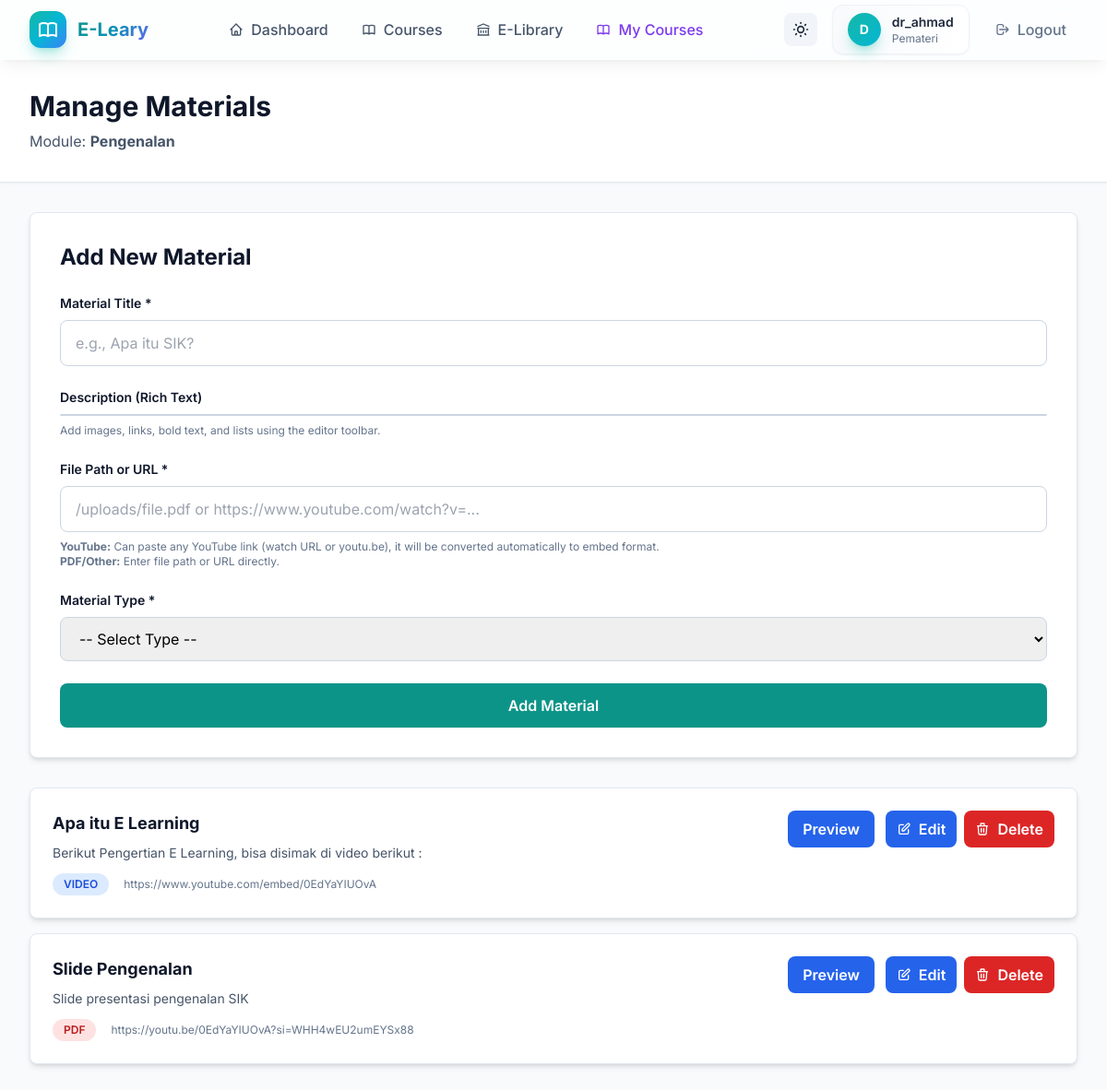
Page /admin/modules/1/materials (signed in) on the committed database.
### models.py (models this page shows, shortened)
class User(UserMixin, db.Model):
    id = db.Column(db.Integer, primary_key=True)
    username = db.Column(db.String(120), unique=True, nullable=False, index=True)
    email = db.Column(db.String(120), unique=True, nullable=False, index=True)
    password_hash = db.Column(db.String(255), nullable=False)
    role = db.Column(db.String(20), default='user', nullable=False)  # 'admin', 'pemateri', or 'user'
    pending_role = db.Column(db.String(20), nullable=True)  # Requested role pending admin approval
    division = db.Column(db.String(100), nullable=True)  # e.g., Medical, IT, Admin, Mahasiswa/Koas
    created_at = db.Column(db.DateTime, default=datetime.utcnow)
    uploaded_books = db.relationship('LibraryBook', backref='uploader', lazy='dynamic', foreign_keys='LibraryBook.uploader_id')
    attendance_logs = db.relationship('AttendanceLog', backref='user', lazy='dynamic')
    enrollments = db.relationship('CourseEnrollment', backref='user', lazy='dynamic')
    instructed_courses = db.relationship('Course', backref='instructor_user', lazy='dynamic', foreign_keys='Course.instructor_id')
    def is_admin(self):
        return self.role == 'admin'
    def can_manage_courses(self):
        return self.role in ['admin', 'pemateri']

class CourseModule(db.Model):
    id = db.Column(db.Integer, primary_key=True)
    course_id = db.Column(db.Integer, db.ForeignKey('course.id'), nullable=False, index=True)
    title = db.Column(db.String(255), nullable=False)
    description = db.Column(db.Text, nullable=True)
    order_index = db.Column(db.Integer, default=0, nullable=False)
    created_at = db.Column(db.DateTime, default=datetime.utcnow)
    materials = db.relationship('CourseMaterial', backref='module', lazy='dynamic', cascade='all, delete-orphan')

class CourseMaterial(db.Model):
    id = db.Column(db.Integer, primary_key=True)
    module_id = db.Column(db.Integer, db.ForeignKey('course_module.id'), nullable=False, index=True)
    title = db.Column(db.String(255), nullable=False)
    description = db.Column(db.Text, nullable=True)
    file_path = db.Column(db.String(255), nullable=True)  # Path to uploaded file or external URL
    type = db.Column(db.String(50), default='pdf', nullable=False)  # 'pdf', 'video', 'assignment'
    created_at = db.Column(db.DateTime, default=datetime.utcnow)

### app/routes/admin.py (the view, shortened to what this page needs)
    @app.route('/admin/modules/<int:module_id>/materials', methods=['GET', 'POST'])
    @login_required
    @pemateri_required
    def manage_materials(module_id):
        module = CourseModule.query.get_or_404(module_id)
        course = module.course
        if not current_user.is_admin() and course.instructor_id != current_user.id:
            flash('You do not have permission to manage this course.', 'danger')
            return redirect(url_for('admin_courses'))
        materials = CourseMaterial.query.filter_by(module_id=module_id).all()
        return render_template('admin_manage_materials.html', module=module, materials=materials)

### app/utils.py (called while the page is built)
def pemateri_required(f):
    @wraps(f)
    def decorated_function(*args, **kwargs):
        if not current_user.is_authenticated or not current_user.can_manage_courses():
            flash('Instructor or Admin access required.', 'danger')
            return redirect(url_for('index'))
        return f(*args, **kwargs)
    return decorated_function

### templates/admin_manage_materials.html (shortened to what this page needs)
{% extends 'base.html' %}
{% block head %}
<link href="https://cdn.jsdelivr.net/npm/quill@1.3.7/dist/quill.snow.css" rel="stylesheet">
{% endblock %}
{% block content %}
<div class="min-h-screen bg-slate-50">
    <div class="bg-white border-b border-slate-200 shadow-sm">
        <div class="max-w-7xl mx-auto px-4 py-8 sm:px-6 lg:px-8">
            <h1 class="text-3xl font-bold text-slate-900">Manage Materials</h1>
            <p class="mt-2 text-slate-600">Module: <strong>{{ module.title }}</strong></p>
        </div>
    </div>
    <div class="max-w-7xl mx-auto px-4 py-8 sm:px-6 lg:px-8">
        <div class="bg-white rounded-lg shadow-md p-8 mb-8 border border-slate-200">
            <h2 class="text-2xl font-bold text-slate-900 mb-6">Add New Material</h2>
            <form method="POST" class="space-y-6">
                <div>
                    <label for="title" class="block text-sm font-semibold text-slate-900 mb-2">Material Title *</label>
                    <input type="text" id="title" name="title" required
                           class="w-full px-4 py-3 border border-slate-300 rounded-lg focus:outline-none focus:border-teal-600 focus:ring-2 focus:ring-teal-100"
                           placeholder="e.g., Apa itu SIK?">
                </div>
                <div>
                    <label for="description" class="block text-sm font-semibold text-slate-900 mb-2">Description (Rich Text)</label>
                    <div id="material-description-editor" class="bg-white rounded-lg border border-slate-300"></div>
                    <p class="text-xs text-slate-500 mt-2">Add images, links, bold text, and lists using the editor toolbar.</p>
                </div>
                <div>
                    <label for="file_path" class="block text-sm font-semibold text-slate-900 mb-2">File Path or URL *</label>
                    <input type="text" id="file_path" name="file_path" required
                           class="w-full px-4 py-3 border border-slate-300 rounded-lg focus:outline-none focus:border-teal-600 focus:ring-2 focus:ring-teal-100"
                           placeholder="/uploads/file.pdf or https://www.youtube.com/watch?v=...">
                    <p class="text-xs text-slate-500 mt-2">
                        <strong>YouTube:</strong> Can paste any YouTube link (watch URL or youtu.be), it will be converted automatically to embed format.
                        <br><strong>PDF/Other:</strong> Enter file path or URL directly.
                    </p>
                </div>
                <div>
                    <label for="type" class="block text-sm font-semibold text-slate-900 mb-2">Material Type *</label>
                    <select id="type" name="type" required class="w-full px-4 py-3 border border-slate-300 rounded-lg focus:outline-none focus:border-teal-600 focus:ring-2 focus:ring-teal-100">
                        <option value="">-- Select Type --</option>
                    </select>
                </div>
                <div>
                    <button type="submit" class="w-full bg-teal-600 hover:bg-teal-700 text-white font-semibold py-3 rounded-lg transition-colors">
                        Add Material
                    </button>
                </div>
            </form>
        </div>
        {% if materials %}
            <div class="space-y-4">
                {% for material in materials %}
                    <div class="bg-white rounded-lg shadow-md p-6 border border-slate-200 hover:shadow-lg transition-shadow">
                        <div class="flex items-start justify-between">
                            <div class="flex-1">
                                <h3 class="text-lg font-bold text-slate-900">{{ material.title }}</h3>
                                {% if material.description %}
                                    <p class="text-sm text-slate-600 mt-2">{{ material.description|striptags }}</p>
                                {% endif %}
                                <div class="mt-3 flex items-center gap-4">
                                    <span class="inline-block px-3 py-1 rounded-full text-xs font-semibold
                                                {% if material.type == 'pdf' %}bg-red-100 text-red-700
                                                {% elif material.type == 'video' %}bg-blue-100 text-blue-700
                                                {% else %}bg-purple-100 text-purple-700{% endif %}">
                                        {{ material.type|upper }}
                                    </span>
                                    <p class="text-xs text-slate-500">{{ material.file_path }}</p>
                                </div>
                            </div>
                            <a href="{{ material.file_path }}" target="_blank"
                               class="flex-shrink-0 bg-blue-600 hover:bg-blue-700 text-white font-semibold py-2 px-4 rounded-lg transition-colors">
                                Preview
                            </a>
                            <div class="flex items-center gap-2 ml-3">
                                <a href="{{ url_for('edit_material', material_id=material.id) }}"
                                   class="bg-blue-600 hover:bg-blue-700 text-white font-semibold py-2 px-3 rounded-lg transition-colors flex items-center gap-2">
                                    <svg class="w-4 h-4" fill="none" stroke="currentColor" viewBox="0 0 24 24">
                                        <path stroke-linecap="round" stroke-linejoin="round" stroke-width="2" d="M11 5H6a2 2 0 00-2 2v11a2 2 0 002 2h11a2 2 0 002-2v-5m-1.414-9.414a2 2 0 112.828 2.828L11.828 15H9v-2.828l8.586-8.586z"/>
                                    </svg>
                                    Edit
                                </a>
                                <form method="POST" action="{{ url_for('delete_material', material_id=material.id) }}" style="display: inline;"
                                      onsubmit="return confirm('Are you sure you want to delete this material?');">
                                    <button type="submit" class="bg-red-600 hover:bg-red-700 text-white font-semibold py-2 px-3 rounded-lg transition-colors flex items-center gap-2">
                                        <svg class="w-4 h-4" fill="none" stroke="currentColor" viewBox="0 0 24 24">
                                            <path stroke-linecap="round" stroke-linejoin="round" stroke-width="2" d="M19 7l-.867 12.142A2 2 0 0116.138 21H7.862a2 2 0 01-1.995-1.858L5 7m5 4v6m4-6v6m1-10V4a1 1 0 00-1-1h-4a1 1 0 00-1 1v3M4 7h16"/>
                                        </svg>
                                        Delete
                                    </button>
                                </form>
                            </div>
                        </div>
                    </div>
                {% endfor %}
            </div>
        {% endif %}
    </div>
</div>
{% endblock %}

### templates/base.html (shortened to what this page needs)
<!DOCTYPE html>
<html lang="en" id="html-root">
<head>
    <script src="https://cdn.tailwindcss.com"></script>
    {% block head %}{% endblock %}
</head>
<body class="bg-gradient-mesh min-h-screen dark:bg-slate-900 dark:text-slate-100">
    <nav class="glass dark:glass-dark border-b border-white/20 dark:border-slate-700 sticky top-0 z-40 shadow-lg shadow-black/5">
        <div class="max-w-7xl mx-auto px-4 sm:px-6 lg:px-8">
            <div class="flex justify-between items-center h-16">
                <div class="flex items-center gap-3">
                    <div class="w-10 h-10 bg-gradient-to-br from-teal-500 via-cyan-500 to-blue-500 rounded-xl flex items-center justify-center shadow-lg shadow-teal-500/30 animate-pulse-slow">
                    </div>
                    <span class="text-xl font-bold gradient-text">E-Leary</span>
                </div>
                {% if current_user.is_authenticated %}
                    <div class="hidden md:flex items-center gap-1">
                        <a href="{{ url_for('index') }}" class="px-4 py-2 rounded-lg text-slate-600 dark:text-slate-300 hover:text-teal-600 dark:hover:text-teal-400 hover:bg-teal-50 dark:hover:bg-slate-700 font-medium transition-all duration-200">
                            <span class="flex items-center gap-2">
                                <svg class="w-4 h-4" fill="none" stroke="currentColor" viewBox="0 0 24 24"><path stroke-linecap="round" stroke-linejoin="round" stroke-width="2" d="M3 12l2-2m0 0l7-7 7 7M5 10v10a1 1 0 001 1h3m10-11l2 2m-2-2v10a1 1 0 01-1 1h-3m-6 0a1 1 0 001-1v-4a1 1 0 011-1h2a1 1 0 011 1v4a1 1 0 001 1m-6 0h6"/></svg>
                                Dashboard
                            </span>
                        </a>
                        <a href="{{ url_for('courses') }}" class="px-4 py-2 rounded-lg text-slate-600 dark:text-slate-300 hover:text-teal-600 dark:hover:text-teal-400 hover:bg-teal-50 dark:hover:bg-slate-700 font-medium transition-all duration-200">
                            <span class="flex items-center gap-2">
                                Courses
                            </span>
                        </a>
                        <a href="{{ url_for('library') }}" class="px-4 py-2 rounded-lg text-slate-600 dark:text-slate-300 hover:text-teal-600 dark:hover:text-teal-400 hover:bg-teal-50 dark:hover:bg-slate-700 font-medium transition-all duration-200">
                            <span class="flex items-center gap-2">
                                <svg class="w-4 h-4" fill="none" stroke="currentColor" viewBox="0 0 24 24"><path stroke-linecap="round" stroke-linejoin="round" stroke-width="2" d="M8 14v3m4-3v3m4-3v3M3 21h18M3 10h18M3 7l9-4 9 4M4 10h16v11H4V10z"/></svg>
                                E-Library
                            </span>
                        </a>
                        {% if current_user.can_manage_courses() %}
                            <a href="{{ url_for('admin_courses') }}" class="px-4 py-2 rounded-lg text-violet-600 dark:text-violet-400 hover:text-violet-700 dark:hover:text-violet-300 hover:bg-violet-50 dark:hover:bg-slate-700 font-medium transition-all duration-200">
                                <span class="flex items-center gap-2">
                                    My Courses
                                </span>
                            </a>
                        {% endif %}
                    </div>
                    <div class="flex items-center gap-4">
                        <button id="darkModeToggle" class="p-2 rounded-lg bg-slate-100 dark:bg-slate-700 hover:bg-slate-200 dark:hover:bg-slate-600 transition-colors" title="Toggle dark mode">
                        </button>
                        <div class="hidden sm:flex items-center gap-3 bg-gradient-to-r from-slate-50 to-white dark:from-slate-800 dark:to-slate-700 px-4 py-2 rounded-xl border border-slate-200/50 dark:border-slate-600 shadow-sm">
                            <div class="w-9 h-9 bg-gradient-to-br from-teal-500 to-cyan-500 rounded-full flex items-center justify-center text-white font-bold text-sm shadow-lg shadow-teal-500/30">
                                {{ current_user.username[0].upper() }}
                            </div>
                            <div>
                                <p class="text-sm font-semibold text-slate-800 dark:text-slate-100">{{ current_user.username }}</p>
                                <p class="text-xs text-slate-500 dark:text-slate-400 capitalize">{{ current_user.role }}</p>
                            </div>
                        </div>
                        <a href="{{ url_for('logout') }}" class="flex items-center gap-2 text-slate-500 dark:text-slate-400 hover:text-red-500 dark:hover:text-red-400 font-medium transition-colors px-3 py-2 rounded-lg hover:bg-red-50 dark:hover:bg-red-900/20">
                            <svg class="w-4 h-4" fill="none" stroke="currentColor" viewBox="0 0 24 24"><path stroke-linecap="round" stroke-linejoin="round" stroke-width="2" d="M17 16l4-4m0 0l-4-4m4 4H7m6 4v1a3 3 0 01-3 3H6a3 3 0 01-3-3V7a3 3 0 013-3h4a3 3 0 013 3v1"/></svg>
                            <span class="hidden sm:inline">Logout</span>
                        </a>
                    </div>
                {% endif %}
            </div>
        </div>
    </nav>
    <main class="page-enter">
        {% block content %}{% endblock %}
    </main>
</body>
</html>

### templates/base.html (style rules this page uses)
body { font-family: 'Inter', -apple-system, BlinkMacSystemFont, 'Segoe UI', sans-serif; }
.glass { background: rgba(255, 255, 255, 0.85); backdrop-filter: blur(10px); -webkit-backdrop-filter: blur(10px); }
.gradient-text { background: linear-gradient(135deg, #0d9488 0%, #0891b2 50%, #6366f1 100%); -webkit-background-clip: text; -webkit-text-fill-color: transparent; background-clip: text; }
.page-enter { animation: slideUp 0.4s ease-out; }
.bg-gradient-mesh { background: linear-gradient(135deg, #f0fdfa 0%, #f0f9ff 50%, #faf5ff 100%); }

### rows in the picture
User: username "D", username "dr_ahmad", role "Pemateri"
CourseModule: title "Pengenalan"
CourseMaterial: title "Apa itu E Learning", description "Berikut Pengertian E Learning, bisa disimak di video berikut :", type "VIDEO", file_path "https://www.youtube.com/embed/0EdYaYIUOvA"
CourseMaterial: title "Slide Pengenalan", description "Slide presentasi pengenalan SIK", type "PDF", file_path "https://youtu.be/0EdYaYIUOvA?si=WHH4wEU2umEYSx88"
